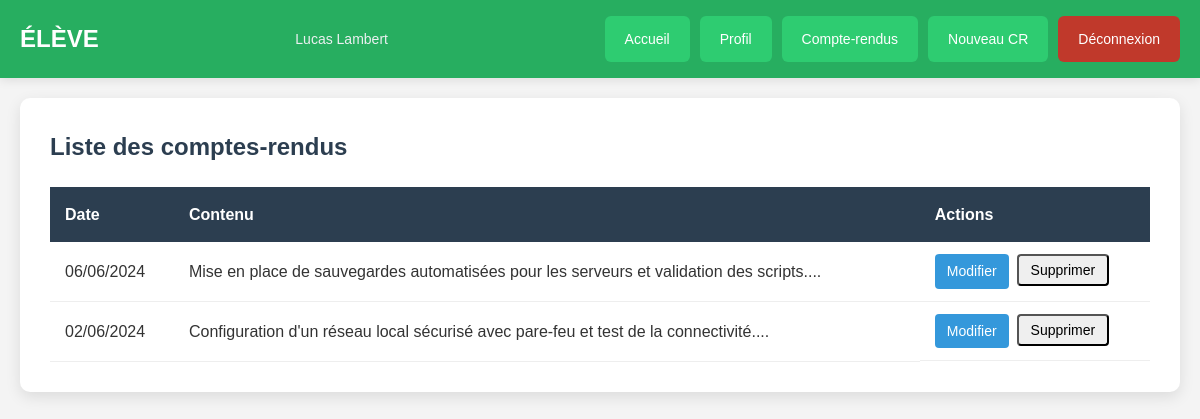
Page /cr.php (signed in) on the committed database.
### tables this page shows
CREATE TABLE `cr` (
  `num` bigint(20) NOT NULL,
  `date` date DEFAULT NULL,
  `description` text DEFAULT NULL,
  `vu` tinyint(1) DEFAULT NULL,
  `datetime` datetime DEFAULT NULL,
  `num_utilisateur` int(11) DEFAULT NULL
);

### cr.php (the view, shortened to what this page needs)
<?php
include '_conf.php';
?>
<!DOCTYPE html>
<html lang="fr">
<head>
    <link rel="stylesheet" href="css/style.css">
    <link rel="stylesheet" href="css/menu.css">
    <link rel="stylesheet" href="css/tableau.css">
    <?php if($_SESSION["type"]==0): ?>
        <link rel="stylesheet" href="css/menueleve.css">
    <?php else: ?>
        <link rel="stylesheet" href="css/menuprof.css">
    <?php endif; ?>
</head>
<body>
    <?php if($_SESSION["type"]==0): ?>
        <?php include '_menuEleve.php'; ?>
    <?php else: ?>
        <?php include '_menuProf.php'; ?>
    <?php endif; ?>
    <div class="container">
        <div class="table-container">
            <h2>Liste des comptes-rendus</h2>
            <?php
            if ($_SESSION["type"] == 1) {
                $requete = "SELECT cr.*, utilisateur.prenom, utilisateur.nom FROM cr, utilisateur WHERE utilisateur.num = cr.num_utilisateur ORDER BY date DESC";
            } else {
                $id = $_SESSION["id"];
                $requete = "SELECT * FROM cr WHERE num_utilisateur = $id ORDER BY date DESC";
            }
            $connexion = mysqli_connect($serveurBDD, $userBDD, $mdpBDD, $nomBDD);
            $resultat = mysqli_query($connexion, $requete);
            if (mysqli_num_rows($resultat) > 0) {
                echo "<table class='data-table'>";
                echo "<thead>";
                echo "<tr>";
                echo "<th>Date</th>";
                echo "<th>Contenu</th>";
                if ($_SESSION["type"] == 0) {
                    echo "<th>Actions</th>";
                }
                echo "</tr>";
                echo "</thead>";
                echo "<tbody>";
                while($donnees = mysqli_fetch_assoc($resultat)) {
                    echo "<tr>";
                    echo "<td>" . date('d/m/Y', strtotime($donnees['date'])) . "</td>";
                    echo "<td>" . substr(stripslashes($donnees['description']), 0, 150) . "...</td>";
                    if ($_SESSION["type"] == 0) {
                        echo "<td class='table-actions'>";
                        echo "<a href='ccr.php?id=" . $donnees['num'] . "' class='action-btn edit-btn'>Modifier</a>";
                        echo "<form method='post' style='margin: 0;'>";
                        echo "<button type='submit' name='delete' class='action-btn delete-btn' onclick=\"return confirm('Êtes-vous sûr de vouloir supprimer ce compte-rendu ?');\">Supprimer</button>";
                        echo "</form>";
                        echo "</td>";
                    }
                    echo "</tr>";
                }
                echo "</tbody>";
                echo "</table>";
            }
            ?>
        </div>
    </div>
</body>
</html>

### style.css (style rules this page uses)
* { margin: 0; padding: 0; box-sizing: border-box; }
body { font-family: Arial, sans-serif; background-color: #f4f4f4; color: #333; line-height: 1.6; }
.container { max-width: 1200px; margin: 0 auto; padding: 0 20px; }

### tableau.css (style rules this page uses)
.table-container { background: white; border-radius: 10px; padding: 30px; box-shadow: 0 5px 15px rgba(0,0,0,0.1); margin-top: 20px; overflow-x: auto; }
.table-container h2 { color: #2c3e50; margin-bottom: 20px; font-size: 24px; }
.data-table { width: 100%; border-collapse: collapse; margin-top: 20px; }
.data-table th { background: #2c3e50; color: white; padding: 15px; text-align: left; font-weight: 600; }
.data-table td { padding: 12px 15px; border-bottom: 1px solid #eee; }
.table-actions { display: flex; gap: 8px; }
.action-btn { padding: 6px 12px; border-radius: 4px; font-size: 14px; text-decoration: none; transition: background 0.3s; }
.edit-btn { background: #3498db; color: white; }

### rows in the picture
cr: date "06/06/2024", description "Mise en place de sauvegardes automatisées pour les serveurs et validation des scripts."
cr: date "02/06/2024", description "Configuration d'un réseau local sécurisé avec pare-feu et test de la connectivité."

### other values in the picture
$_SESSION["prenom"] "Lucas"
$_SESSION["nom"] "Lambert"
